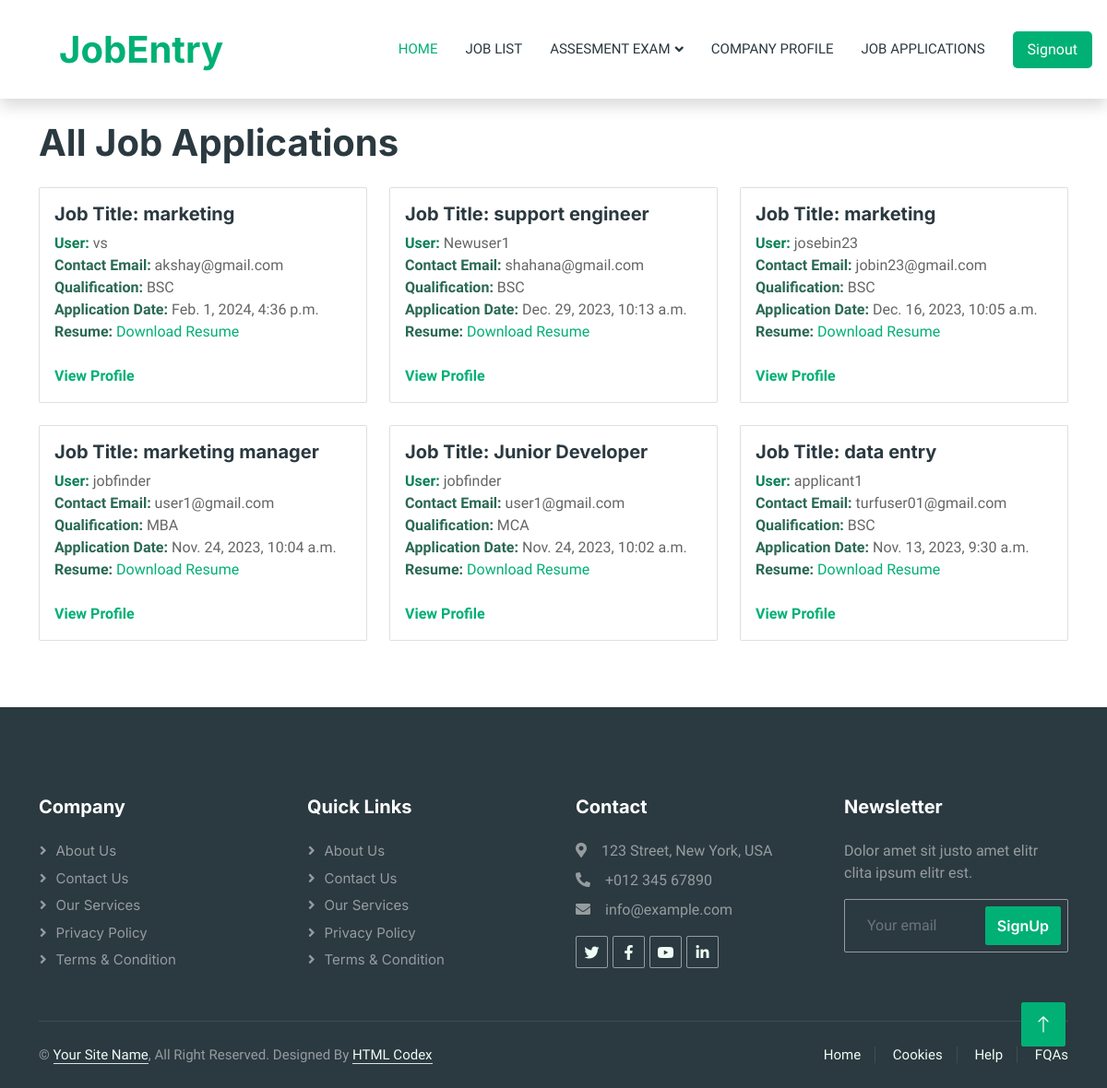
/company/all_applications/, run on the app's committed database.
### users_app/models.py (models this page shows, shortened)
class JobApplication(models.Model):
    EXPERIENCE_CHOICES = [
        ('0-1', '0-1 years'),
        ('1-3', '1-3 years'),
        ('3-5', '3-5 years'),
        ('5+', '5+ years'),
    ]
    QUALIFICATION_CHOICES = [
        ('BSC', 'BSc'),
        ('BBA', 'BBA'),
        ('Btech', 'B.Tech'),
        ('MBA', 'MBA'),
        ('MCA', 'MCA'),
        ('MSC', 'MSC'),
        ('Mtech', 'M.Tech'),
        ('Diploma', 'Diploma'),
        ('ITI', 'ITI'),
        ('OTHER', 'Other'),
    ]
    user = models.ForeignKey(User, on_delete=models.CASCADE)
    job = models.ForeignKey(JobList, on_delete=models.CASCADE)
    resume = models.FileField(upload_to='resumes/')
    profile_picture=models.ImageField(null=True,blank=True,upload_to="jobs")
    email = models.EmailField()
    location = models.CharField(max_length=255)
    contact = models.CharField(max_length=15)  # Adjust the max_length as needed
    qualification = models.CharField(max_length=20, choices=QUALIFICATION_CHOICES)
    experience = models.CharField(max_length=5, choices=EXPERIENCE_CHOICES)
    skills = models.TextField()
    application_date = models.DateTimeField(auto_now_add=True,null=True)

### company_app/models.py (models this page shows)
class JobList(models.Model):
    Job_id=models.AutoField(primary_key=True)
    published_date=models.DateTimeField()
    Job_name=models.CharField(max_length=200)
    Company_name=models.CharField(max_length=200)
    Company_Address=models.CharField(max_length=300)
    Company_Location=models.CharField(max_length=300,null=True,blank=True)
    Job_description=models.CharField(max_length=300)
    Salary_range1=models.CharField(max_length=200)
    Salary_range2=models.CharField(max_length=200)
    Job_type=models.CharField(max_length=200,choices=job_type,default='FullTime')
    Prefered_location=models.CharField(max_length=200,choices=prefered_location,default='Kerala')
    Experience_level=models.CharField(max_length=200,choices=Experience,default='Fresher')
    Apply_link=models.CharField(max_length=200)
    Qualification=models.CharField(max_length=200)
    Responsibility=models.CharField(max_length=200)
    last_date=models.DateTimeField()
    Vaccancy=models.CharField(max_length=200,default=1)
    Company_image=models.ImageField(null=True,blank=True,upload_to="jobs")

### company_app/views.py (the view)
# urls.py: path('all_applications/',views.all_applications,name="all_applications"),
def all_applications(request):
    all_applications = JobApplication.objects.all().order_by('-application_date')
    return render(request, 'company/all_applications.html', {'all_applications': all_applications})

### templates/company/all_applications.html
{%extends "company/company_joblist.html" %}
{%load static%}
{%block content%}
<div class="container mt-4">
    <h1 class="mb-4">All Job Applications</h1>
    {% if all_applications %}
        <div class="row">
            {% for application in all_applications %}
                <div class="col-md-4 mb-4">
                    <div class="card">
                        <div class="card-body">
                            <h5 class="card-title">Job Title: {{ application.job.Job_name }}</h5>
                            <p class="card-text">
                                <strong style="color: rgb(9, 128, 86);">User:</strong> {{ application.user.username }}<br>
                                <strong style="color: rgb(42, 105, 82);">Contact Email:</strong> {{ application.email }}<br>
                                <strong style="color: rgb(42, 105, 82);">Qualification:</strong> {{ application.qualification }}<br>
                                <strong style="color: rgb(42, 105, 82);">Application Date:</strong> {{ application.application_date }}<br>
                                <strong style="color: rgb(42, 105, 82);">Resume:</strong>
                                {% if application.resume %}
                                    <a href="{{ application.resume.url }}" download="{{ application.resume.name }}">Download Resume</a>
                                {% else %}
                                    No resume uploaded
                                {% endif %}
                                <br><br>
                                <strong style="color: rgb(5, 28, 75);">
                                    <a href="{% url 'view_applicant' id=application.user.id %}">View Profile</a>
                                </strong>
                            </p>
                        </div>
                    </div>
                </div>
            {% endfor %}
        </div>
    {% else %}
        <p>No job applications found.</p>
    {% endif %}
</div>
{%endblock%}

### static/css/style.css (style rules this page uses)
:root { --primary: #00B074; --secondary: #2B9BFF; --light: #EFFDF5; --dark: #2B3940; }

### data on the page
JobApplication: job.Job_name "marketing", user.username "vs", email "akshay@gmail.com", qualification "BSC", application_date "Feb. 1, 2024, 4:36 p.m."
JobApplication: job.Job_name "support engineer", user.username "Newuser1", email "shahana@gmail.com", qualification "BSC", application_date "Dec. 29, 2023, 10:13 a.m."
JobApplication: job.Job_name "marketing", user.username "josebin23", email "jobin23@gmail.com", qualification "BSC", application_date "Dec. 16, 2023, 10:05 a.m."
JobApplication: job.Job_name "marketing manager", user.username "jobfinder", email "user1@gmail.com", qualification "MBA", application_date "Nov. 24, 2023, 10:04 a.m."
JobApplication: job.Job_name "Junior Developer", user.username "jobfinder", email "user1@gmail.com", qualification "MCA", application_date "Nov. 24, 2023, 10:02 a.m."
JobApplication: job.Job_name "data entry", user.username "applicant1", email "turfuser01@gmail.com", qualification "BSC", application_date "Nov. 13, 2023, 9:30 a.m."
